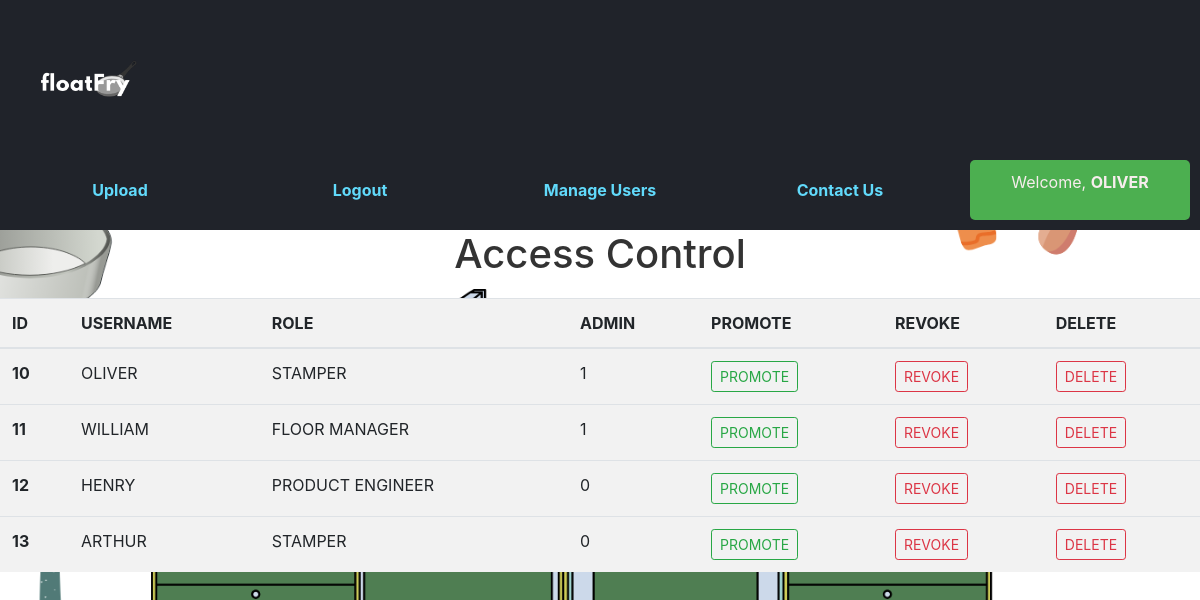
/promote (signed in), run on the app's committed database.
### tables this page shows
CREATE TABLE Accounts (
    AccountsID INTEGER PRIMARY KEY AUTOINCREMENT,
    Username VARCHAR(255),
    Admin BOOLEAN,
    RoleID INTEGER,
    Role VARCHAR(255),
    EmployeeID INTEGER, Password VARCHAR(100),
    FOREIGN KEY (RoleID) REFERENCES Roles(RoleID),
    FOREIGN KEY (EmployeeID) REFERENCES Employees(EmployeeID)
);

### Test.py (the view)
@app. route ("/promote")
def promote():
    user = get_current_user()
    db = get_db()
    if 'logged_in' in session and session['logged_in'] and user[ 'admin'] == 1:
        all_entries_cursor = db.execute('SELECT * FROM Accounts')
        employees = all_entries_cursor.fetchall()
        return render_template('promote.html',  user = user, employees = employees)
    else:
        return redirect(url_for('login'))

### Test.py (called while the page is built)
def get_current_user():
    user = None
    if "user" in session:
        user = session['user']
        print(user)
        db = get_db()
        user_cursor = db.execute("select * from Accounts where Username = ?", [user])
        user = user_cursor. fetchone()
    return user

### users_database.py (called while the page is built)
def connect_database():
    sql =  sqlite3.connect("/Users/muhammadusman/Downloads/django/JustInTime/Floatfry.db")
    sql.row_factory = sqlite3.Row
    return sql

def get_db():
    if not hasattr(g, 'FloatFry_db'):
        g.FloatFry_db = connect_database()
    return g.FloatFry_db

### templates/promote.html (shortened to what this page needs)
{%from 'links.html' import links %}
<!DOCTYPE html>
<html lang="en">
<head>
    <link rel="stylesheet" href="{{ url_for('static', filename='styles.css') }}">
    <link rel="stylesheet" href="https://maxcdn.bootstrapcdn.com/bootstrap/4.5.2/css/bootstrap.min.css">
</head>
<body>
    <header>
        <div class="logo">
            <img src="{{ url_for('static', filename='float_fry_logo.png') }}" alt="Float Fry Logo">
        </div>
        <nav>
            {{links(user)}}
        </nav>
    </header>
    <h1>Access Control</h1>
    <table class="table">
        <thead>
          <tr>
            <th scope="col">ID</th>
            <th scope="col">USERNAME</th>
            <th scope="col">ROLE</th>
            <th scope="col">ADMIN</th>
            <th scope="col">PROMOTE</th>
            <th scope="col">REVOKE</th>
            <th scope="col">DELETE</th>
          </tr>
        </thead>
        <tbody>
            {% if employees %}
                {% for emp in employees %}
                    <tr>
                        <th scope="row">{{ emp["AccountsID"] }}</th>
                        <td>{{ emp["Username"] }}</td>
                        <td>{{ emp["Role"] }}</td>
                        <td>{{ emp["Admin"] }}</td>
                        <td><a class="btn btn-sm btn-outline-success" href="{{ url_for('promotetoadmin', empid = emp['AccountsID']) }}"> PROMOTE</a></td>
                        <td><a class="btn btn-sm btn-outline-danger" href="{{ url_for('revoke', empid = emp['AccountsID']) }}"> REVOKE</a></td>
                        <td><a class="btn btn-sm btn-outline-danger" href="{{ url_for('deleteuser', empid = emp['AccountsID']) }}">DELETE</a></td>
                    </tr>
                {% endfor %}
            {% endif %}
        </tbody>
      </table>
</body>
</html>

### templates/links.html (shortened to what this page needs)
{% macro links(user)%}
    <ul>
        {% if user %}
        <li><a href="{{ url_for('upload_file') }}">Upload</a></li>
        <li><a href="{{ url_for('logout') }}">Logout</a></li>
        {% endif %}
        {% if user and user[ 'admin'] == 1 %}
        <li><a href="{{ url_for('promote') }}">Manage Users</a></li>
        {% endif %}
        <li><a href="#contact">Contact Us</a></li>
        <li>
            {% if user %}
                <div class="user-info">
                    <p>Welcome, <span>{{ user['username'] }}</span></p>
                </div>
            {% endif %}
        </li>
    </ul>
{%endmacro%}

### static/styles.css (style rules this page uses)
body { font-family: Arial, sans-serif; background-color: #f0f0f0; margin: 0; padding: 0; background: url('splash.png'); background-size: cover; opacity: 1; }
header { background-color: #20232a; color: #61dafb; padding: 10px; display: flex; justify-content: space-between; align-items: center; }
.logo img { width: 150px; }
nav ul { list-style-type: none; display: flex; gap: 20px; margin: 0; padding: 0; align-items: center; justify-content: space-between; }
nav ul li { flex: 1; text-align: center; }
nav ul li a { text-decoration: none; color: #61dafb; font-weight: bold; transition: color 0.2s; display: block; padding: 10px 0; }
.user-info { background-color: #f9f1f1; color: rgb(0, 0, 0); padding: 5px 10px; border-radius: 5px; }
h1 { text-align: center; margin-top: 50px; font-size: 36px; color: #333; }
.table { width: 100%; border-collapse: collapse; margin-top: 20px; color: rgb(247, 237, 237); background-color: #f2f2f2; }
.user-info { background-color: #4CAF50; color: white; padding: 10px; border-radius: 5px; }
.user-info span { font-weight: bold; }
p { font-size: 16px; color: rgb(247, 237, 237); }

### data on the page
Accounts: username "OLIVER", AccountsID "10", Username "OLIVER", Role "STAMPER", Admin "1"
Accounts: AccountsID "11", Username "WILLIAM", Role "FLOOR MANAGER", Admin "1"
Accounts: AccountsID "12", Username "HENRY", Role "PRODUCT ENGINEER", Admin "0"
Accounts: AccountsID "13", Username "ARTHUR", Role "STAMPER", Admin "0"
